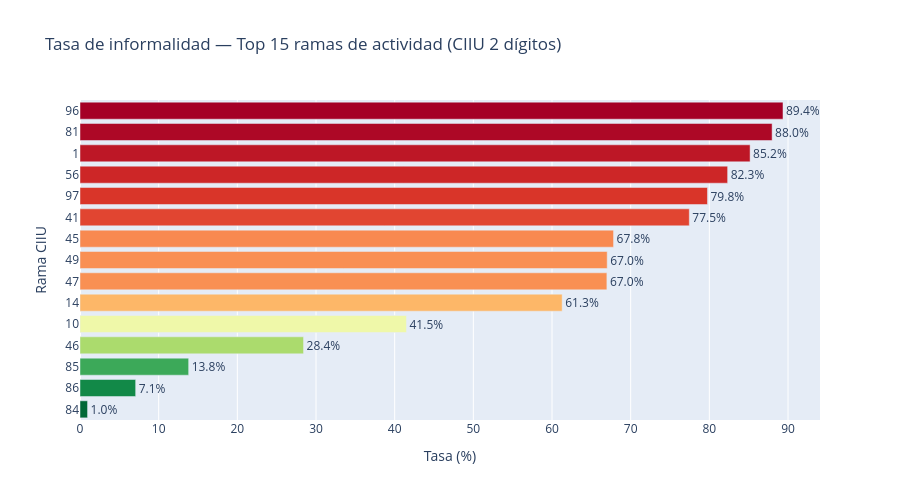

Write notebook code for a chart like this one.
### Markdown cell above
---
### Informalidad por rama de actividad (`RAMA2D_R4`)

### Code cell
# Top 15 ramas por volumen de ocupados
top_ramas = df_validos['RAMA2D_R4'].value_counts().head(15).index

tasa_rama = (
    df_validos[df_validos['RAMA2D_R4'].isin(top_ramas)]
    .groupby('RAMA2D_R4', observed=True)
    .apply(tasa_pond, include_groups=False)
    .reset_index()
    .rename(columns={0: 'tasa'})
    .sort_values('tasa', ascending=True)
)

fig = px.bar(
    tasa_rama, x='tasa', y=tasa_rama['RAMA2D_R4'].astype(str), orientation='h',
    title='Tasa de informalidad — Top 15 ramas de actividad (CIIU 2 dígitos)',
    labels={'tasa': 'Tasa (%)', 'y': 'Rama CIIU'},
    color='tasa', color_continuous_scale='RdYlGn_r',
    text=tasa_rama['tasa'].round(1).astype(str) + '%'
)
fig.update_traces(textposition='outside')
fig.update_layout(coloraxis_showscale=False, height=500)
fig.show()

print('\nℹ️  Los códigos CIIU 2 dígitos pueden consultarse en:')
print('   https://www.dane.gov.co/files/sen/nomenclatura/ciiu/CIIU_Rev4ac.pdf')

### Figure 1 — Plotly figure (JSON) as saved in the notebook; plotly's stock layout.template omitted (floating-point values rounded to 4 significant figures)
{"data": [{"hovertemplate": "Tasa (%)=%{marker.color}<br>Rama CIIU=%{y}<br>text=%{text}<extra></extra>", "legendgroup": "", "marker": {"color": [0.9607, 7.075, 13.81, 28.42, 41.5, 61.29, 66.97, 67.02, 67.82, 77.45, 79.76, 82.32, 85.18, 87.98, 89.36], "coloraxis": "coloraxis", "pattern": {"shape": ""}}, "name": "", "orientation": "h", "showlegend": false, "text": ["1.0%", "7.1%", "13.8%", "28.4%", "41.5%", "61.3%", "67.0%", "67.0%", "67.8%", "77.5%", "79.8%", "82.3%", "85.2%", "88.0%", "89.4%"], "textposition": "outside", "type": "bar", "x": [0.9607, 7.075, 13.81, 28.42, 41.5, 61.29, 66.97, 67.02, 67.82, 77.45, 79.76, 82.32, 85.18, 87.98, 89.36], "xaxis": "x", "y": ["84", "86", "85", "46", "10", "14", "47", "49", "45", "41", "97", "56", "1", "81", "96"], "yaxis": "y"}], "layout": {"barmode": "relative", "coloraxis": {"colorbar": {"title": {"text": "Tasa (%)"}}, "colorscale": [[0, "rgb(0,104,55)"], [0.1, "rgb(26,152,80)"], [0.2, "rgb(102,189,99)"], [0.3, "rgb(166,217,106)"], [0.4, "rgb(217,239,139)"], [0.5, "rgb(255,255,191)"], [0.6, "rgb(254,224,139)"], [0.7, "rgb(253,174,97)"], [0.8, "rgb(244,109,67)"], [0.9, "rgb(215,48,39)"], [1, "rgb(165,0,38)"]], "showscale": false}, "height": 500, "legend": {"tracegroupgap": 0}, "title": {"text": "Tasa de informalidad — Top 15 ramas de actividad (CIIU 2 dígitos)"}, "xaxis": {"anchor": "y", "domain": [0, 1], "title": {"text": "Tasa (%)"}}, "yaxis": {"anchor": "x", "domain": [0, 1], "title": {"text": "Rama CIIU"}}}}
